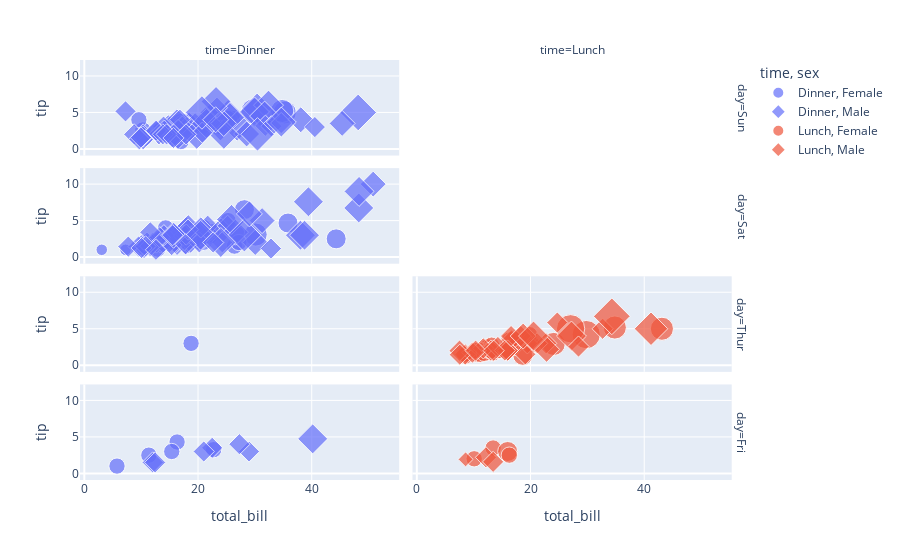

The notebook cell saved with this chart:
### Code cell
import plotly.express as px

df = px.data.tips()

fig = px.scatter(df, x='total_bill', y="tip", color='time',
                 symbol='sex', size='size', facet_row='day',
                 facet_col='time')

fig.show()

### Figure 1 — Plotly figure (JSON) as saved in the notebook; plotly's stock layout.template omitted (floating-point values rounded to 4 significant figures)
{"data": [{"hovertemplate": "time=Dinner<br>sex=Female<br>day=Sun<br>total_bill=%{x}<br>tip=%{y}<br>size=%{marker.size}<extra></extra>", "legendgroup": "Dinner, Female", "marker": {"color": "#636efa", "size": [2, 4, 4, 2, 3, 3, 2, 4, 3, 2, 5, 4, 2, 3, 2, 2, 3, 3], "sizemode": "area", "sizeref": 0.015, "symbol": "circle"}, "mode": "markers", "name": "Dinner, Female", "orientation": "v", "showlegend": true, "type": "scatter", "x": [16.99, 24.59, 35.26, 14.83, 10.33, 16.97, 10.29, 34.81, 25.71, 17.31, 29.85, 25, 13.39, 16.21, 17.51, 9.6, 20.9, 18.15], "xaxis": "x7", "y": [1.01, 3.61, 5, 3.02, 1.67, 3.5, 2.6, 5.2, 4, 3.5, 5.14, 3.75, 2.61, 2, 3, 4, 3.5, 3.5], "yaxis": "y7"}, {"hovertemplate": "time=Dinner<br>sex=Female<br>day=Sat<br>total_bill=%{x}<br>tip=%{y}<br>size=%{marker.size}<extra></extra>", "legendgroup": "Dinner, Female", "marker": {"color": "#636efa", "size": [2, 2, 2, 2, 4, 3, 2, 2, 1, 3, 2, 2, 2, 3, 2, 2, 2, 1, 2, 2, 2, 2, 3, 2, 4, 2, 3, 2], "sizemode": "area", "sizeref": 0.015, "symbol": "circle"}, "mode": "markers", "name": "Dinner, Female", "orientation": "v", "showlegend": false, "type": "scatter", "x": [20.29, 15.77, 19.65, 15.06, 20.69, 16.93, 26.41, 16.45, 3.07, 17.07, 26.86, 25.28, 14.73, 44.3, 22.42, 20.92, 14.31, 7.25, 10.59, 10.63, 12.76, 13.27, 28.17, 12.9, 30.14, 22.12, 35.83, 27.18], "xaxis": "x5", "y": [2.75, 2.23, 3, 3, 2.45, 3.07, 1.5, 2.47, 1, 3, 3.14, 5, 2.2, 2.5, 3.48, 4.08, 4, 1, 1.61, 2, 2.23, 2.5, 6.5, 1.1, 3.09, 2.88, 4.67, 2], "yaxis": "y5"}, {"hovertemplate": "time=Dinner<br>sex=Female<br>day=Thur<br>total_bill=%{x}<br>tip=%{y}<br>size=%{marker.size}<extra></extra>", "legendgroup": "Dinner, Female", "marker": {"color": "#636efa", "size": [2], "sizemode": "area", "sizeref": 0.015, "symbol": "circle"}, "mode": "markers", "name": "Dinner, Female", "orientation": "v", "showlegend": false, "type": "scatter", "x": [18.78], "xaxis": "x3", "y": [3], "yaxis": "y3"}, {"hovertemplate": "time=Dinner<br>sex=Female<br>day=Fri<br>total_bill=%{x}<br>tip=%{y}<br>size=%{marker.size}<extra></extra>", "legendgroup": "Dinner, Female", "marker": {"color": "#636efa", "size": [2, 2, 2, 2, 2], "sizemode": "area", "sizeref": 0.015, "symbol": "circle"}, "mode": "markers", "name": "Dinner, Female", "orientation": "v", "showlegend": false, "type": "scatter", "x": [5.75, 16.32, 22.75, 11.35, 15.38], "xaxis": "x", "y": [1, 4.3, 3.25, 2.5, 3], "yaxis": "y"}, {"hovertemplate": "time=Dinner<br>sex=Male<br>day=Sun<br>total_bill=%{x}<br>tip=%{y}<br>size=%{marker.size}<extra></extra>", "legendgroup": "Dinner, Male", "marker": {"color": "#636efa", "size": [3, 3, 2, 4, 2, 4, 2, 2, 2, 2, 4, 2, 3, 2, 2, 2, 4, 2, 2, 4, 3, 2, 2, 2, 4, 2, 3, 2, 4, 2, 2, 3, 4, 4, 6, 4, 4, 2, 2, 3, 2, 4, 2, 2, 2, 2, 2, 2, 2, 4, 2, 3, 4, 2, 5, 5, 3, 2], "sizemode": "area", "sizeref": 0.015, "symbol": "diamond"}, "mode": "markers", "name": "Dinner, Male", "orientation": "v", "showlegend": true, "type": "scatter", "x": [10.34, 21.01, 23.68, 25.29, 8.77, 26.88, 15.04, 14.78, 10.27, 15.42, 18.43, 21.58, 16.29, 17.46, 13.94, 9.68, 30.4, 18.29, 22.23, 32.4, 28.55, 18.04, 12.54, 9.94, 25.56, 19.49, 38.07, 23.95, 29.93, 14.07, 13.13, 17.26, 24.55, 19.77, 48.17, 16.49, 21.5, 12.66, 13.81, 24.52, 20.76, 31.71, 7.25, 31.85, 16.82, 32.9, 17.89, 14.48, 34.63, 34.65, 23.33, 45.35, 23.17, 40.55, 20.69, 30.46, 23.1, 15.69], "xaxis": "x7", "y": [1.66, 3.5, 3.31, 4.71, 2, 3.12, 1.96, 3.23, 1.71, 1.57, 3, 3.92, 3.71, 2.54, 3.06, 1.32, 5.6, 3, 5, 6, 2.05, 3, 2.5, 1.56, 4.34, 3.51, 4, 2.55, 5.07, 2.5, 2, 2.74, 2, 2, 5, 2, 3.5, 2.5, 2, 3.48, 2.24, 4.5, 5.15, 3.18, 4, 3.11, 2, 2, 3.55, 3.68, 5.65, 3.5, 6.5, 3, 5, 2, 4, 1.5], "yaxis": "y7"}, {"hovertemplate": "time=Dinner<br>sex=Male<br>day=Sat<br>total_bill=%{x}<br>tip=%{y}<br>size=%{marker.size}<extra></extra>", "legendgroup": "Dinner, Male", "marker": {"color": "#636efa", "size": [3, 2, 4, 2, 4, 2, 2, 2, 2, 4, 2, 3, 3, 3, 3, 3, 4, 2, 4, 2, 2, 2, 4, 3, 3, 2, 2, 2, 2, 2, 2, 2, 2, 2, 2, 3, 2, 3, 4, 2, 3, 4, 4, 5, 2, 2, 4, 2, 4, 3, 2, 2, 2, 2, 2, 2, 3, 2, 2], "sizemode": "area", "sizeref": 0.015, "symbol": "diamond"}, "mode": "markers", "name": "Dinner, Male", "orientation": "v", "showlegend": false, "type": "scatter", "x": [20.65, 17.92, 39.42, 19.82, 17.81, 13.37, 12.69, 21.7, 9.55, 18.35, 17.78, 24.06, 16.31, 18.69, 31.27, 16.04, 38.01, 11.24, 48.27, 20.29, 13.81, 11.02, 18.29, 17.59, 20.08, 20.23, 15.01, 12.02, 10.51, 17.92, 15.36, 20.49, 25.21, 18.24, 14, 50.81, 15.81, 26.59, 38.73, 24.27, 30.06, 25.89, 48.33, 28.15, 11.59, 7.74, 20.45, 13.28, 24.01, 15.69, 11.61, 10.77, 15.53, 10.07, 12.6, 32.83, 29.03, 22.67, 17.82], "xaxis": "x5", "y": [3.35, 4.08, 7.58, 3.18, 2.34, 2, 2, 4.3, 1.45, 2.5, 3.27, 3.6, 2, 2.31, 5, 2.24, 3, 1.76, 6.73, 3.21, 2, 1.98, 3.76, 2.64, 3.15, 2.01, 2.09, 1.97, 1.25, 3.08, 1.64, 4.06, 4.29, 3.76, 3, 10, 3.16, 3.41, 3, 2.03, 2, 5.16, 9, 3, 1.5, 1.44, 3, 2.72, 2, 3, 3.39, 1.47, 3, 1.25, 1, 1.17, 5.92, 2, 1.75], "yaxis": "y5"}, {"hovertemplate": "time=Dinner<br>sex=Male<br>day=Fri<br>total_bill=%{x}<br>tip=%{y}<br>size=%{marker.size}<extra></extra>", "legendgroup": "Dinner, Male", "marker": {"color": "#636efa", "size": [2, 2, 4, 2, 2, 2, 2], "sizemode": "area", "sizeref": 0.015, "symbol": "diamond"}, "mode": "markers", "name": "Dinner, Male", "orientation": "v", "showlegend": false, "type": "scatter", "x": [28.97, 22.49, 40.17, 27.28, 12.03, 21.01, 12.46], "xaxis": "x", "y": [3, 3.5, 4.73, 4, 1.5, 3, 1.5], "yaxis": "y"}, {"hovertemplate": "time=Lunch<br>sex=Female<br>day=Thur<br>total_bill=%{x}<br>tip=%{y}<br>size=%{marker.size}<extra></extra>", "legendgroup": "Lunch, Female", "marker": {"color": "#EF553B", "size": [1, 4, 2, 2, 4, 2, 2, 6, 2, 2, 2, 2, 2, 2, 2, 2, 2, 2, 2, 6, 2, 2, 3, 2, 2, 4, 2, 2, 2, 2, 3], "sizemode": "area", "sizeref": 0.015, "symbol": "circle"}, "mode": "markers", "name": "Lunch, Female", "orientation": "v", "showlegend": true, "type": "scatter", "x": [10.07, 34.83, 10.65, 12.43, 24.08, 13.42, 12.48, 29.8, 14.52, 11.38, 20.27, 11.17, 12.26, 18.26, 8.51, 10.33, 14.15, 13.16, 17.47, 27.05, 16.43, 8.35, 18.64, 11.87, 19.81, 43.11, 13, 12.74, 13, 16.4, 16.47], "xaxis": "x4", "y": [1.83, 5.17, 1.5, 1.8, 2.92, 1.68, 2.52, 4.2, 2, 2, 2.83, 1.5, 2, 3.25, 1.25, 2, 2, 2.75, 3.5, 5, 2.3, 1.5, 1.36, 1.63, 4.19, 5, 2, 2.01, 2, 2.5, 3.23], "yaxis": "y4"}, {"hovertemplate": "time=Lunch<br>sex=Female<br>day=Fri<br>total_bill=%{x}<br>tip=%{y}<br>size=%{marker.size}<extra></extra>", "legendgroup": "Lunch, Female", "marker": {"color": "#EF553B", "size": [2, 3, 2, 2], "sizemode": "area", "sizeref": 0.015, "symbol": "circle"}, "mode": "markers", "name": "Lunch, Female", "orientation": "v", "showlegend": false, "type": "scatter", "x": [13.42, 15.98, 16.27, 10.09], "xaxis": "x2", "y": [3.48, 3, 2.5, 2], "yaxis": "y2"}, {"hovertemplate": "time=Lunch<br>sex=Male<br>day=Thur<br>total_bill=%{x}<br>tip=%{y}<br>size=%{marker.size}<extra></extra>", "legendgroup": "Lunch, Male", "marker": {"color": "#EF553B", "size": [4, 2, 2, 2, 2, 2, 2, 2, 2, 2, 2, 2, 2, 2, 2, 3, 2, 2, 6, 5, 2, 2, 2, 2, 2, 2, 2, 2, 3, 4], "sizemode": "area", "sizeref": 0.015, "symbol": "diamond"}, "mode": "markers", "name": "Lunch, Male", "orientation": "v", "showlegend": true, "type": "scatter", "x": [27.2, 22.76, 17.29, 19.44, 16.66, 32.68, 15.98, 13.03, 18.28, 24.71, 21.16, 11.69, 14.26, 15.95, 8.52, 22.82, 19.08, 16, 34.3, 41.19, 9.78, 7.51, 28.44, 15.48, 16.58, 7.56, 10.34, 13.51, 18.71, 20.53], "xaxis": "x4", "y": [4, 3, 2.71, 3, 3.4, 5, 2.03, 2, 4, 5.85, 3, 2.31, 2.5, 2, 1.48, 2.18, 1.5, 2, 6.7, 5, 1.73, 2, 2.56, 2.02, 4, 1.44, 2, 2, 4, 4], "yaxis": "y4"}, {"hovertemplate": "time=Lunch<br>sex=Male<br>day=Fri<br>total_bill=%{x}<br>tip=%{y}<br>size=%{marker.size}<extra></extra>", "legendgroup": "Lunch, Male", "marker": {"color": "#EF553B", "size": [2, 1, 2], "sizemode": "area", "sizeref": 0.015, "symbol": "diamond"}, "mode": "markers", "name": "Lunch, Male", "orientation": "v", "showlegend": false, "type": "scatter", "x": [12.16, 8.58, 13.42], "xaxis": "x2", "y": [2.2, 1.92, 1.58], "yaxis": "y2"}], "layout": {"annotations": [{"font": {}, "showarrow": false, "text": "time=Dinner", "x": 0.24, "xanchor": "center", "xref": "paper", "y": 1, "yanchor": "bottom", "yref": "paper"}, {"font": {}, "showarrow": false, "text": "time=Lunch", "x": 0.74, "xanchor": "center", "xref": "paper", "y": 1, "yanchor": "bottom", "yref": "paper"}, {"font": {}, "showarrow": false, "text": "day=Fri", "textangle": 90, "x": 0.98, "xanchor": "left", "xref": "paper", "y": 0.1138, "yanchor": "middle", "yref": "paper"}, {"font": {}, "showarrow": false, "text": "day=Thur", "textangle": 90, "x": 0.98, "xanchor": "left", "xref": "paper", "y": 0.3712, "yanchor": "middle", "yref": "paper"}, {"font": {}, "showarrow": false, "text": "day=Sat", "textangle": 90, "x": 0.98, "xanchor": "left", "xref": "paper", "y": 0.6288, "yanchor": "middle", "yref": "paper"}, {"font": {}, "showarrow": false, "text": "day=Sun", "textangle": 90, "x": 0.98, "xanchor": "left", "xref": "paper", "y": 0.8862, "yanchor": "middle", "yref": "paper"}], "legend": {"itemsizing": "constant", "title": {"text": "time, sex"}, "tracegroupgap": 0}, "margin": {"t": 60}, "xaxis": {"anchor": "y", "domain": [0, 0.48], "title": {"text": "total_bill"}}, "xaxis2": {"anchor": "y2", "domain": [0.5, 0.98], "matches": "x", "title": {"text": "total_bill"}}, "xaxis3": {"anchor": "y3", "domain": [0, 0.48], "matches": "x", "showticklabels": false}, "xaxis4": {"anchor": "y4", "domain": [0.5, 0.98], "matches": "x", "showticklabels": false}, "xaxis5": {"anchor": "y5", "domain": [0, 0.48], "matches": "x", "showticklabels": false}, "xaxis6": {"anchor": "y6", "domain": [0.5, 0.98], "matches": "x", "showticklabels": false}, "xaxis7": {"anchor": "y7", "domain": [0, 0.48], "matches": "x", "showticklabels": false}, "xaxis8": {"anchor": "y8", "domain": [0.5, 0.98], "matches": "x", "showticklabels": false}, "yaxis": {"anchor": "x", "domain": [0, 0.2275], "title": {"text": "tip"}}, "yaxis2": {"anchor": "x2", "domain": [0, 0.2275], "matches": "y", "showticklabels": false}, "yaxis3": {"anchor": "x3", "domain": [0.2575, 0.485], "matches": "y", "title": {"text": "tip"}}, "yaxis4": {"anchor": "x4", "domain": [0.2575, 0.485], "matches": "y", "showticklabels": false}, "yaxis5": {"anchor": "x5", "domain": [0.515, 0.7425], "matches": "y", "title": {"text": "tip"}}, "yaxis6": {"anchor": "x6", "domain": [0.515, 0.7425], "matches": "y", "showticklabels": false}, "yaxis7": {"anchor": "x7", "domain": [0.7725, 1], "matches": "y", "title": {"text": "tip"}}, "yaxis8": {"anchor": "x8", "domain": [0.7725, 1], "matches": "y", "showticklabels": false}}}
